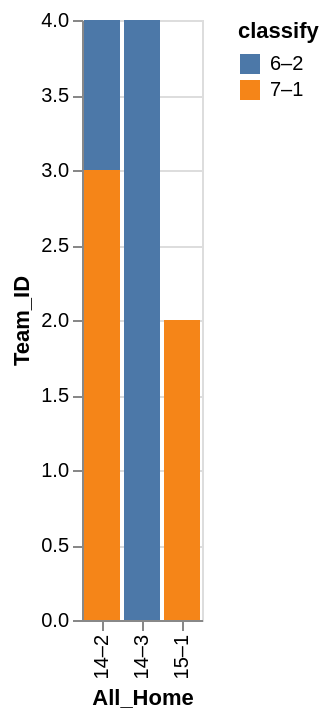

The specification (Vega-Lite) saved for this image:
### Vega-Lite specification from a JSON file in a GitHub repository (floating-point values rounded to 4 significant figures)
{"data": {"values": [{"x_data": "14–2", "y_data": 1, "classify": "6–2"}, {"x_data": "14–3", "y_data": 4, "classify": "6–2"}, {"x_data": "15–1", "y_data": 0, "classify": "6–2"}, {"x_data": "14–2", "y_data": 3, "classify": "7–1"}, {"x_data": "14–3", "y_data": 0, "classify": "7–1"}, {"x_data": "15–1", "y_data": 2, "classify": "7–1"}]}, "mark": "bar", "encoding": {"x": {"field": "x_data", "type": "nominal", "title": "All_Home", "sort": "ascending"}, "y": {"field": "y_data", "type": "quantitative", "title": "Team_ID"}, "color": {"field": "classify"}}}
